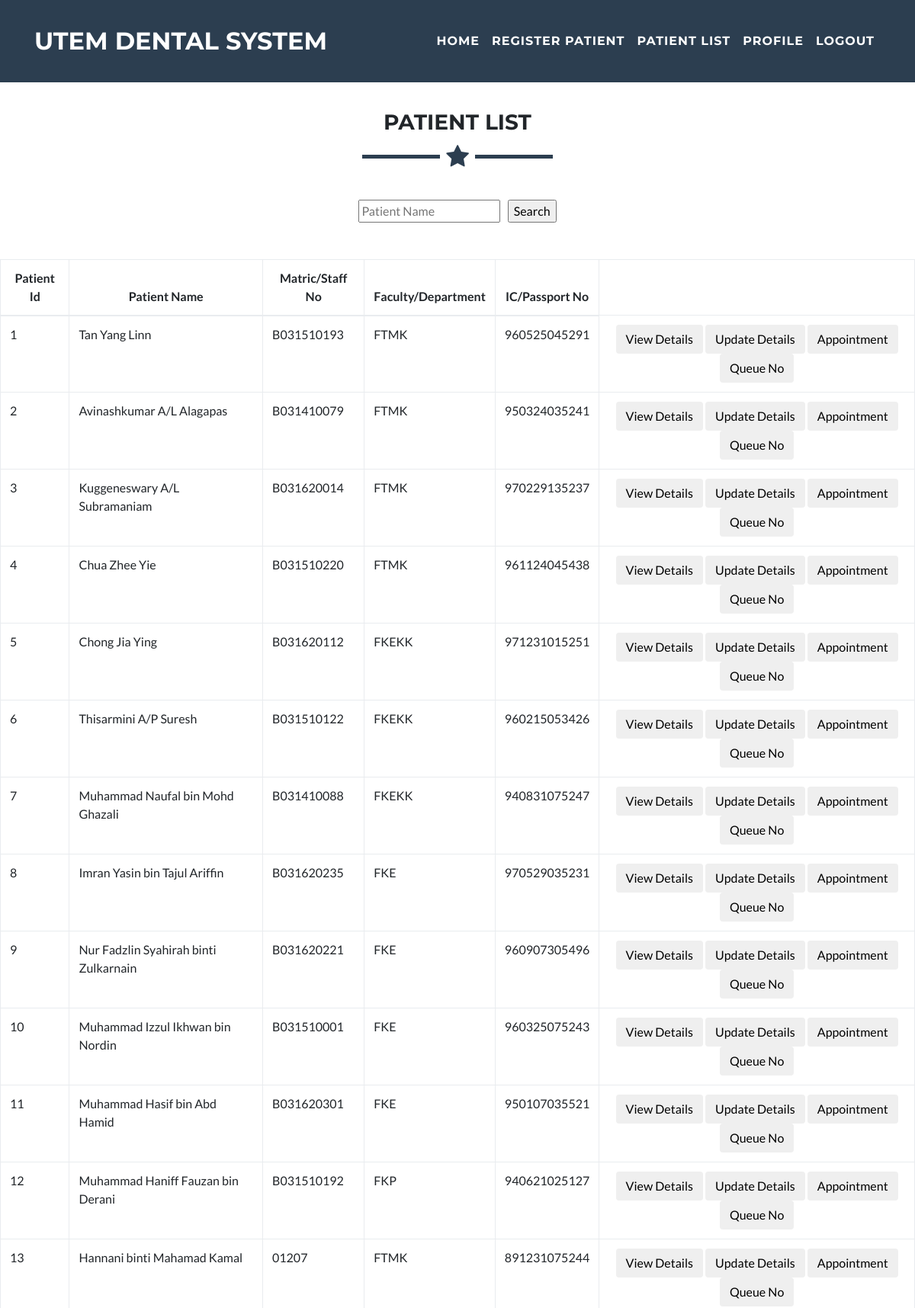
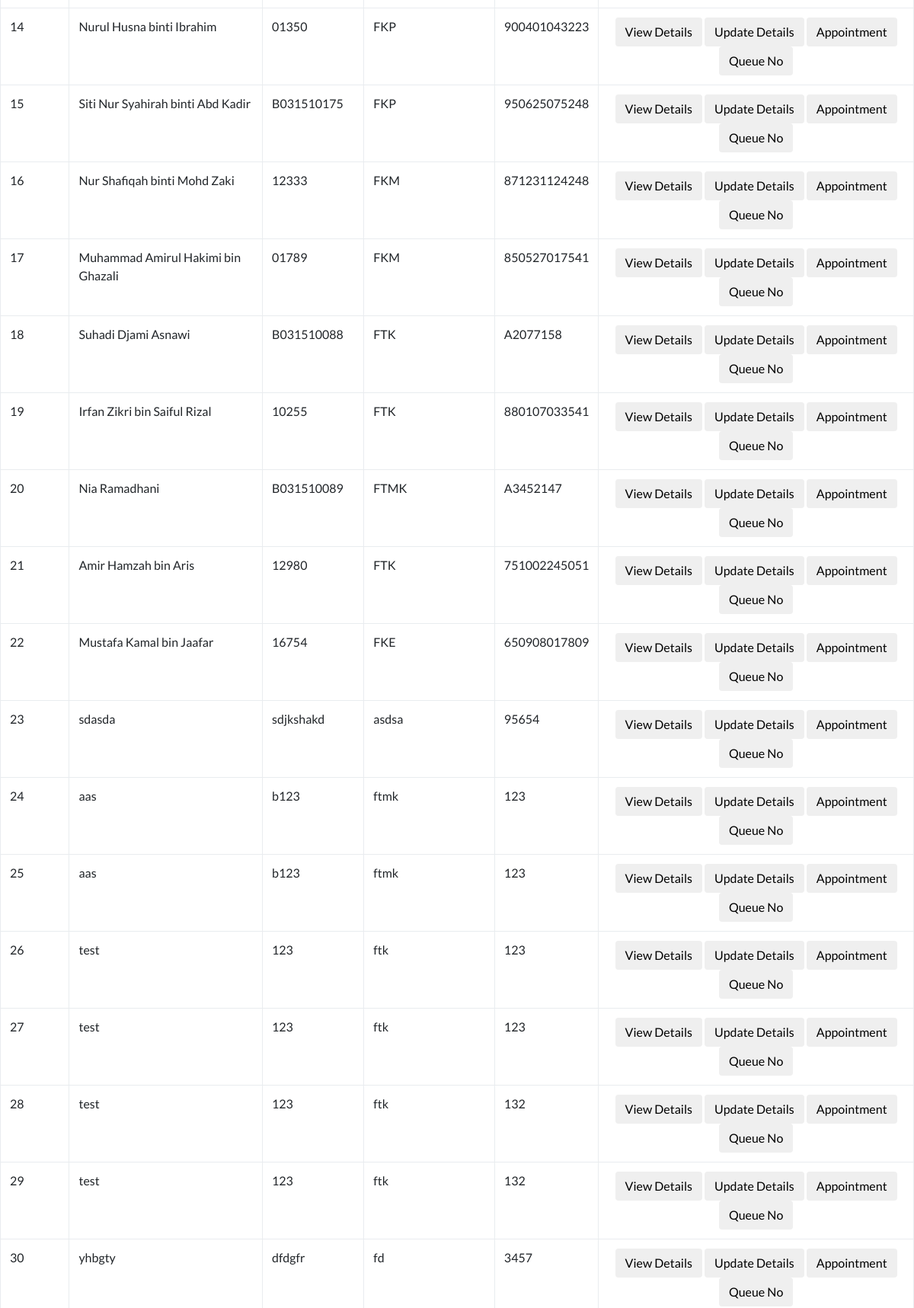
/listReg.php (upper part), run on the app's committed database (2 pictures, top to bottom).
### tables this page shows
CREATE TABLE `patient_info` (
  `patient_id` int(100) NOT NULL,
  `name` char(100) NOT NULL,
  `matric_staffno` varchar(100) NOT NULL,
  `fac_dept` char(100) NOT NULL,
  `ic_passno` varchar(12) NOT NULL,
  `position` varchar(50) NOT NULL,
  `gender` char(10) NOT NULL,
  `citizen` varchar(100) NOT NULL,
  `phoneno` varchar(100) NOT NULL,
  `address` varchar(100) NOT NULL,
  `patient_consent` char(100) NOT NULL,
  `id` int(100) NOT NULL
);

### listReg.php (the view, shortened to what this page needs)
<!DOCTYPE html>
<html lang="en">
  <head>
    <link href="vendor/bootstrap/css/bootstrap.min.css" rel="stylesheet">
    <link href="vendor/font-awesome/css/font-awesome.min.css" rel="stylesheet" type="text/css">
    <link href="css/freelancer.min.css" rel="stylesheet">
  </head>
  <body id="page-top">
    <nav class="navbar navbar-expand-lg navbar-light fixed-top" id="mainNav">
      <div class="container">
        <a class="navbar-brand js-scroll-trigger" href="#page-top">UTeM Dental System</a>
        <div class="collapse navbar-collapse" id="navbarResponsive">
          <ul class="navbar-nav ml-auto">
            <li class="nav-item">
              <a class="nav-link js-scroll-trigger" href="appointmentListReg.php">Home</a>
            </li>
            <li class="nav-item">
              <a class="nav-link js-scroll-trigger" href="registerPatient.php">Register Patient</a>
            </li>
            <li class="nav-item">
              <a class="nav-link js-scroll-trigger" href="listReg.php">Patient List</a>
            </li>
             <li class="nav-item">
              <a class="nav-link js-scroll-trigger" href="profile.php">Profile</a>
            </li>
            <li class="nav-item">
              <a class="nav-link js-scroll-trigger" href="logout.php" onclick="javascript:return confirm('Are you sure you want to log out?');">Logout</a>
            </li>
          </ul>
        </div>
      </div>
    </nav>
<br><br><br><br><br><br>
    <h3 class="text-center">Patient List</h3>
    <hr class="star-primary">
 <br>
<center>
      <form id="search1" name="search1" action="searchPatient2.php" method="post">
      <input type="text" name="valueToSearch" placeholder="Patient Name">&nbsp;&nbsp;
      <input type="submit" name="search" value="Search"><br>
</form>
</center>
<br><br>
<center>
<div class="box">
<table width="100%" class="table table-stripped table-hover table-bordered">
<thead>
<tr class="text-center">
<th>Patient Id</th>
<th>Patient Name</th>
<th>Matric/Staff No</th>
<th>Faculty/Department</th>
<th>IC/Passport No</th>
</tr>
</thead>
<tbody>
<?php
include ('connect.php');
$result = mysqli_query ($conn,"SELECT * FROM patient_info") or die
("Error running MySQL query");
while($row = mysqli_fetch_assoc($result))
{
echo "<tr>";
echo "<td>".$row['patient_id']."</td>";
echo "<td>".$row['name']."</td>";
echo "<td>".$row['matric_staffno']."</td>";
echo "<td>".$row['fac_dept']."</td>";
echo "<td>".$row['ic_passno']."</td>";
?>
<td>
  <center>
    <a href="viewDetailsReg.php?id=<?php echo $row['patient_id'] ?>"><button type="button" class="btn"><span style="cursor:pointer">View Details</span></button></a>
    <a href="updateDetails.php?id=<?php echo $row['patient_id'] ?>"><button type="button" class="btn"><span style="cursor:pointer">Update Details</span></button></a>
    <a href="appointment.php?id=<?php echo $row['patient_id'] ?>"><button type="button" class="btn"><span style="cursor:pointer">Appointment</span></button></a>
    <a href="assignqno.php?id=<?php echo $row['patient_id'] ?>"><button type="button" class="btn"><span style="cursor:pointer">Queue No</span></button></a>
  </center>
</td>
<?php
echo "</tr>";
}
echo "</table>";
?>
</div>
</center>
  </body>
</html>

### data on the page
patient_info: patient_id "1", name "Tan Yang Linn", matric_staffno "B031510193", fac_dept "FTMK", ic_passno "960525045291"
patient_info: patient_id "2", name "Avinashkumar A/L Alagapas", matric_staffno "B031410079", fac_dept "FTMK", ic_passno "950324035241"
patient_info: patient_id "3", name "Kuggeneswary A/L Subramaniam", matric_staffno "B031620014", fac_dept "FTMK", ic_passno "970229135237"
patient_info: patient_id "4", name "Chua Zhee Yie", matric_staffno "B031510220", fac_dept "FTMK", ic_passno "961124045438"
patient_info: patient_id "5", name "Chong Jia Ying", matric_staffno "B031620112", fac_dept "FKEKK", ic_passno "971231015251"
patient_info: patient_id "6", name "Thisarmini A/P Suresh", matric_staffno "B031510122", fac_dept "FKEKK", ic_passno "960215053426"
patient_info: patient_id "7", name "Muhammad Naufal bin Mohd Ghazali", matric_staffno "B031410088", fac_dept "FKEKK", ic_passno "940831075247"
patient_info: patient_id "8", name "Imran Yasin bin Tajul Ariffin", matric_staffno "B031620235", fac_dept "FKE", ic_passno "970529035231"
patient_info: patient_id "9", name "Nur Fadzlin Syahirah binti Zulkarnain", matric_staffno "B031620221", fac_dept "FKE", ic_passno "960907305496"
patient_info: patient_id "10", name "Muhammad Izzul Ikhwan bin Nordin", matric_staffno "B031510001", fac_dept "FKE", ic_passno "960325075243"
patient_info: patient_id "11", name "Muhammad Hasif bin Abd Hamid", matric_staffno "B031620301", fac_dept "FKE", ic_passno "950107035521"
patient_info: patient_id "12", name "Muhammad Haniff Fauzan bin Derani", matric_staffno "B031510192", fac_dept "FKP", ic_passno "940621025127"
patient_info: patient_id "13", name "Hannani binti Mahamad Kamal", matric_staffno "01207", fac_dept "FTMK", ic_passno "891231075244"
patient_info: patient_id "14", name "Nurul Husna binti Ibrahim", matric_staffno "01350", fac_dept "FKP", ic_passno "900401043223"
patient_info: patient_id "15", name "Siti Nur Syahirah binti Abd Kadir", matric_staffno "B031510175", fac_dept "FKP", ic_passno "950625075248"
patient_info: patient_id "16", name "Nur Shafiqah binti Mohd Zaki", matric_staffno "12333", fac_dept "FKM", ic_passno "871231124248"
patient_info: patient_id "17", name "Muhammad Amirul Hakimi bin Ghazali", matric_staffno "01789", fac_dept "FKM", ic_passno "850527017541"
patient_info: patient_id "18", name "Suhadi Djami Asnawi", matric_staffno "B031510088", fac_dept "FTK", ic_passno "A2077158"
patient_info: patient_id "19", name "Irfan Zikri bin Saiful Rizal", matric_staffno "10255", fac_dept "FTK", ic_passno "880107033541"
patient_info: patient_id "20", name "Nia Ramadhani", matric_staffno "B031510089", fac_dept "FTMK", ic_passno "A3452147"
patient_info: patient_id "21", name "Amir Hamzah bin Aris", matric_staffno "12980", fac_dept "FTK", ic_passno "751002245051"
patient_info: patient_id "22", name "Mustafa Kamal bin Jaafar", matric_staffno "16754", fac_dept "FKE", ic_passno "650908017809"
patient_info: patient_id "23", name "sdasda", matric_staffno "sdjkshakd", fac_dept "asdsa", ic_passno "95654"
patient_info: patient_id "24", name "aas", matric_staffno "b123", fac_dept "ftmk", ic_passno "123"
patient_info: patient_id "25", name "aas", matric_staffno "b123", fac_dept "ftmk", ic_passno "123"
patient_info: patient_id "26", name "test", matric_staffno "123", fac_dept "ftk", ic_passno "123"
patient_info: patient_id "27", name "test", matric_staffno "123", fac_dept "ftk", ic_passno "123"
patient_info: patient_id "28", name "test", matric_staffno "123", fac_dept "ftk", ic_passno "132"
patient_info: patient_id "29", name "test", matric_staffno "123", fac_dept "ftk", ic_passno "132"
patient_info: patient_id "30", name "yhbgty", matric_staffno "dfdgfr", fac_dept "fd", ic_passno "3457"
